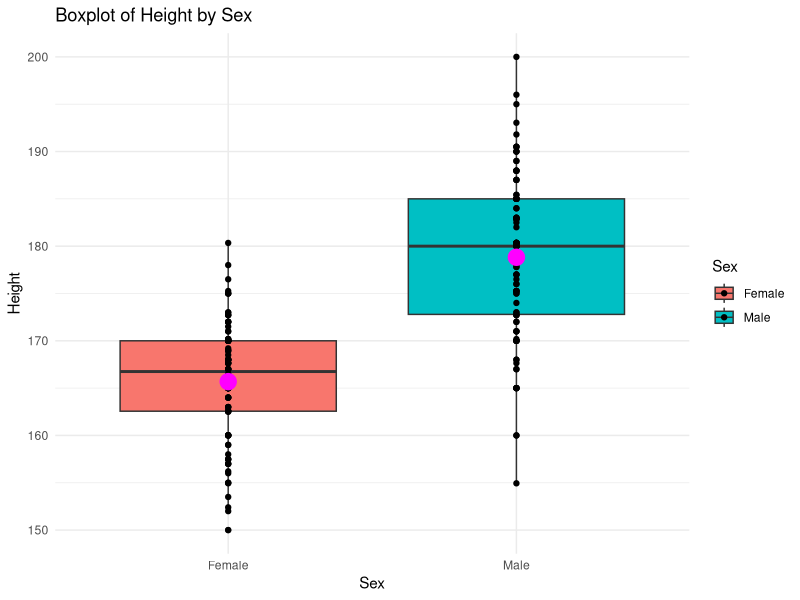

Recreate this plot in R.
## ---- chunk 1
knitr::opts_chunk$set(echo = TRUE)
library(MASS)
library(tidyverse)
## ---- chunk 2
summary(survey)
## ---- chunk 3
# Remove missing Sex observation
survey <- survey %>% 
  filter(!is.na(Sex))

#Find mean of each group
sex.mean <- survey %>%
  group_by(Sex) %>%
  summarise(mean = mean(Height, na.rm = T))

sex.mean

# Side-by-side Boxplots
ggplot(survey, aes(x = Sex, y = Height, fill = Sex)) + 
  geom_boxplot() + 
  labs(title = "Boxplot of Height by Sex") + 
  geom_point() +
  stat_summary(fun=mean, geom="point", shape = 20, size = 8, color="magenta", fill = "magenta") +
  theme_minimal()
## ---- chunk 4
survey.fit <- lm(Height ~ Sex, data = survey)
summary(survey.fit)
## ---- chunk 5
extra.obs <- factor(c("Female", "Male", "Male", "Male", "Female"))
extra.obs

extra.df <- data.frame(Sex = extra.obs)
## ---- chunk 6
predict(survey.fit, newdata = extra.df, interval = "confidence", level = 0.95)
## ---- chunk 7
confint(survey.fit)
